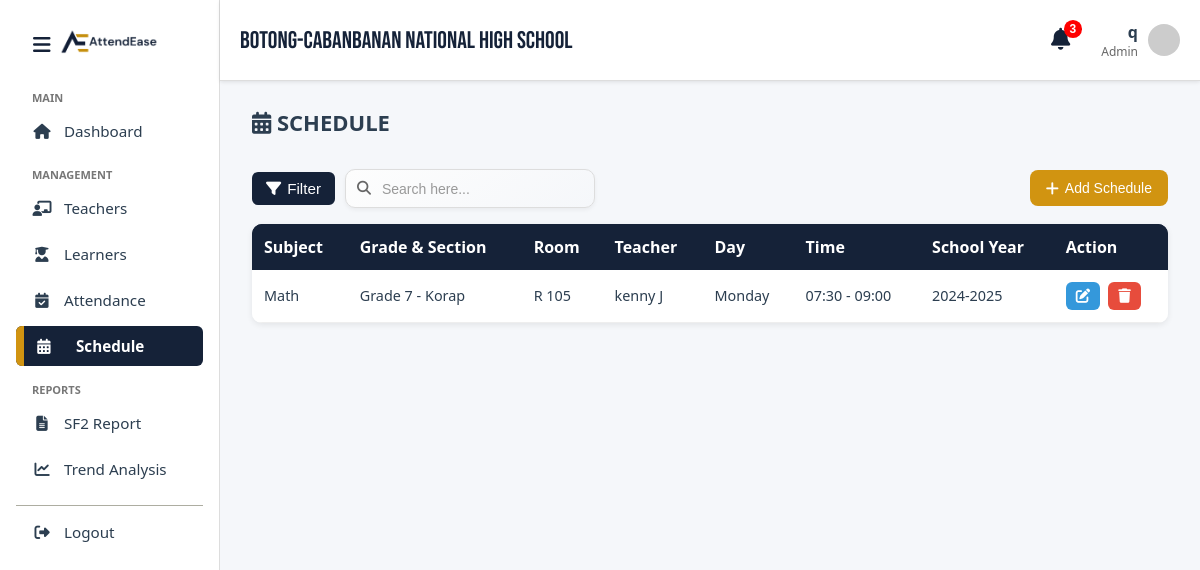
The page /schedule.php (signed in) on the database its author committed.
### tables this page shows
CREATE TABLE `schedule` (
  `scheduleID` int(50) NOT NULL,
  `sectionID` int(50) NOT NULL,
  `teacherID` int(50) NOT NULL,
  `day` enum('Monday','Tuesday','Wednesday','Thursday','Friday') NOT NULL,
  `startTime` time NOT NULL DEFAULT current_timestamp(),
  `endTime` time NOT NULL DEFAULT current_timestamp(),
  `schoolYear` varchar(50) NOT NULL,
  `subject` varchar(50) NOT NULL,
  `roomAssignment` varchar(50) NOT NULL
);

CREATE TABLE `section` (
  `sectionID` int(11) NOT NULL,
  `teacherID` int(11) NOT NULL,
  `sectionName` varchar(50) NOT NULL,
  `gradeLevel` enum('7','8','9','10','11') NOT NULL
);

CREATE TABLE `user` (
  `user_ID` int(50) NOT NULL,
  `username` varchar(100) NOT NULL,
  `email` varchar(50) NOT NULL,
  `password` varchar(100) NOT NULL,
  `accountType` enum('Admin','Teacher','') NOT NULL DEFAULT 'Teacher',
  `firstName` varchar(50) NOT NULL,
  `lastName` varchar(50) NOT NULL,
  `middleName` varchar(50) NOT NULL,
  `verified_at` datetime DEFAULT current_timestamp()
);

### schedule.php (the view, shortened to what this page needs)
<!DOCTYPE html>
<html lang="en">
<head>
    <link rel="stylesheet" href="css/style.css">
</head>
<body>
    <div class="container">
        <?php include_once 'includes/sidebar.php'; ?>
        <?php include_once 'includes/header.php'; ?>
        <main class="main-content">
            <div class="page-header">
                <h1><i class="fas fa-calendar-alt"></i> SCHEDULE</h1>
            </div>
            <div class="search-filter">
                <div class="filter-container">
                    <button class="filter-btn" id="filterToggle">
                        <i class="fas fa-filter"></i> Filter
                    </button>
                </div>
                <div class="search-wrapper">
                    <i class="fas fa-search"></i>
                    <input type="text" class="search-bar" placeholder="Search here..." />
                </div>
                <button class="register-button" id="openRegisterModal">
                    <i class="fas fa-plus"></i> Add Schedule
                </button>
            </div>
            <div class="table-container">
                <table class="styled-table">
                    <thead>
                        <tr>
                            <th>Subject</th>
                            <th>Grade & Section</th>
                            <th>Room</th>
                            <th>Teacher</th>
                            <th>Day</th>
                            <th>Time</th>
                            <th>School Year</th>
                            <th>Action</th>
                        </tr>
                    </thead>
                    <tbody id="scheduleTable">
                        <?php
                        $sql = "SELECT
                schedule.scheduleID,
                schedule.subject,
                schedule.roomAssignment AS room,
                schedule.day,
                schedule.startTime,
                schedule.endTime,
                schedule.schoolYear,
                section.gradeLevel,
                section.sectionName,
                user.firstName AS teacherFirst,
                user.lastName AS teacherLast
              FROM schedule
              LEFT JOIN section ON schedule.sectionID = section.sectionID
              LEFT JOIN teachers ON schedule.teacherID = teachers.teacherID
              LEFT JOIN user ON teachers.userID = user.user_ID
              ORDER BY schedule.day ASC, schedule.startTime ASC";
                        $result = $conn->query($sql);
                        if ($result && $result->num_rows > 0) {
                            while ($row = $result->fetch_assoc()) {
                                $start = substr($row['startTime'], 0, 5);
                                $end = substr($row['endTime'], 0, 5);
                                echo "
          <tr data-id='{$row['scheduleID']}'>
            <td>" . htmlspecialchars($row['subject']) . "</td>
            <td>Grade " . htmlspecialchars($row['gradeLevel']) . " - " . htmlspecialchars($row['sectionName']) . "</td>
            <td>" . htmlspecialchars($row['room']) . "</td>
            <td>" . htmlspecialchars($row['teacherFirst']) . " " . htmlspecialchars($row['teacherLast']) . "</td>
            <td>" . htmlspecialchars($row['day']) . "</td>
            <td>{$start} - {$end}</td>
            <td>" . htmlspecialchars($row['schoolYear']) . "</td>
            <td class='action-buttons'>
              <button class='edit-btn' onclick='openEditModal(this)'><i class='fas fa-edit'></i></button>
              <button class='delete-btn' onclick='openDeleteModal(this)'><i class='fas fa-trash'></i></button>
            </td>
          </tr>";
                            }
                        } else {
                            echo "<tr><td colspan='8' style='text-align:center;'>No schedules found</td></tr>";
                        }
                        ?>
                    </tbody>
                </table>
            </div>
        </main>
    </div>
</body>
</html>

### css/style.css (style rules this page uses)
:root { --primary-color: #d19411; --dark-color: #152238; --light-bg: #f5f7fa; --white: #ffffff; --text-dark: #2c3e50; --text-light: #777; --hover-dark: #1c304d; --hover-primary: #c4860f; --soft-cream: #fff8e6; --font-family: 'Segoe UI', sans-serif; --sidebar-width: 220px; --sidebar-closed-width: 60px; --transition-speed: 0.3s; }
body { margin: 0; font-family: var(--font-family); background-color: var(--light-bg); color: var(--text-dark); }
.main-content { margin-left: var(--sidebar-width); transition: margin-left var(--transition-speed); margin-top: 60px; padding: 2rem; flex-grow: 1; }
.main-content h1 { font-size: 22px; font-weight: 600; margin-bottom: 1rem; color: var(--text-dark); }
.container { display: flex; }

### css/table.css (style rules this page uses)
.page-header { margin-bottom: 2rem; }
.search-filter { display: flex; align-items: center; gap: 10px; margin-bottom: 1rem; }
.filter-btn { padding: 8px 14px; border: none; background: var(--dark-color); color: #fff; border-radius: 6px; cursor: pointer; font-size: 0.95rem; transition: background 0.2s ease; display: flex; align-items: center; gap: 6px; }
.filter-container { position: relative; display: inline-block; }
.search-wrapper { display: flex; align-items: center; gap: 8px; position: relative; max-width: 250px; flex: 1; }
.search-wrapper i { position: absolute; top: 50%; left: 12px; transform: translateY(-50%); color: #666; font-size: 14px; pointer-events: none; }
.search-wrapper .search-bar { width: 100%; padding: 10px 16px 10px 36px; border: 1.5px solid #ddd; border-radius: 10px; background: linear-gradient(145deg, #fdfdfd, #f5f7fa); font-size: 15px; color: var(--text-dark); outline: none; transition: all 0.3s ease; box-shadow: 0 2px 4px rgba(0,0,0,0.05); }
.search-wrapper .search-bar::placeholder { color: #999; font-size: 14px; }
.table-container { background: #fff; border-radius: 10px; box-shadow: 0 2px 6px rgba(0, 0, 0, 0.08); overflow-x: auto; overflow-y: auto; max-height: 500px; }
.styled-table { width: 100%; border-collapse: collapse; min-width: 800px; }
.styled-table thead { background: var(--dark-color); color: #fff; }
.styled-table thead th { padding: 12px; text-align: left; font-weight: 600; position: sticky; top: 0; z-index: 2; background: var(--dark-color); box-shadow: 0 2px 3px rgba(0, 0, 0, 0.1); }
.styled-table tbody tr { border-bottom: 1px solid #eee; }
.styled-table tbody tr:nth-child(odd) { background: #fff; }
.styled-table td { padding: 12px; font-size: 0.9rem; color: var(--text-dark); }
.action-buttons { display: flex; gap: 8px; }
.action-buttons button { border: none; cursor: pointer; padding: 6px 10px; border-radius: 6px; font-size: 0.9rem; transition: background 0.2s ease; }
.edit-btn { background: #3498db; color: #fff; }
.delete-btn { background: #e74c3c; color: #fff; }
.register-button { background: var(--primary-color); color: #fff; border: none; padding: 10px 16px; border-radius: 8px; font-size: 14px; cursor: pointer; display: flex; align-items: center; gap: 6px; transition: background 0.3s ease; flex-shrink: 0; margin-left: auto; }
.register-button i { font-size: 15px; }

### rows shown on the page
schedule: subject "Math", sectionID.gradeLevel "7", sectionID.sectionName "Korap", roomAssignment "R 105", user.firstName "kenny", user.lastName "J", day "Monday", startTime "07:30", endTime "09:00", schoolYear "2024-2025"

### other values the page prints
$_SESSION['username'] "q"
$_SESSION['role'] "Admin"
